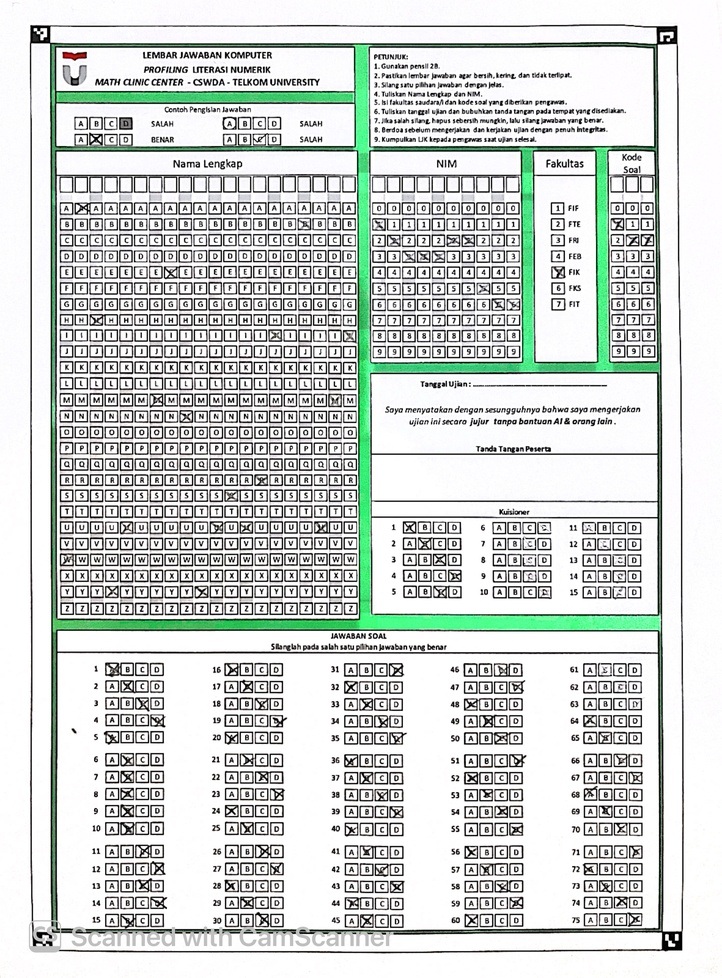
#> input picture sample foto/CamScanner 07-09-26 21.31_2.JPG, 722 x 978 px, shrunk from 2832 x 3836 before the run
$ python -i preprocessing.py   (imports and definitions only)
#> lines starting #> are read from the running program, lines starting #| are printed output that depends on the picture; after the words box and inside, x2 and y2 are one past the last pixel; in counts of white or black regions, pixels touching at a corner belong together
#> further down, picture is the input picture: shape (978, 722, 3); mean B, G, R 208.3, 211.4, 206.2
"""
Preprocessing module.
Deterministic image transformations for optimal bubble extraction.
"""

from typing import Dict, Tuple
import numpy as np
import cv2


def preprocess_aligned_image(
    aligned_img: np.ndarray
) -> Dict[str, np.ndarray]:
    """
    Perform deterministic contrast normalization and binarization on aligned canonical image.
    Returns dictionary with:
    - 'gray': Grayscale normalized image
    - 'inv_gray': Inverted grayscale image (pencil marks = bright)
    - 'binary_otsu': Otsu inverted threshold
    - 'binary_adaptive': Adaptive inverted threshold
    - 'binary_combined': Robust combined binary map
    """
    if len(aligned_img.shape) == 3:
        gray = cv2.cvtColor(aligned_img, cv2.COLOR_BGR2GRAY)
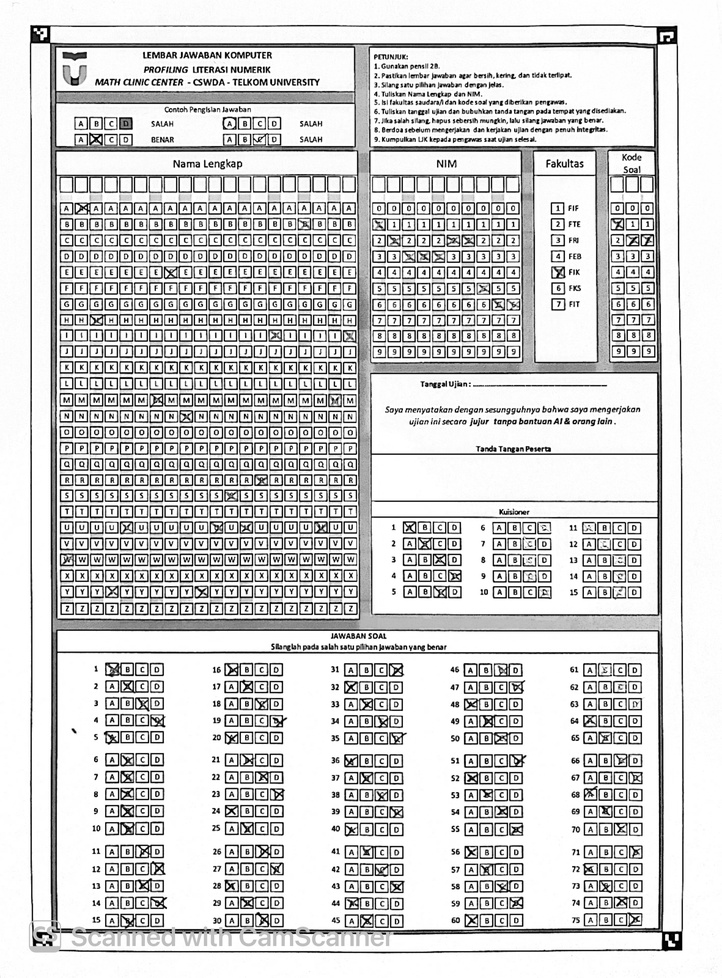
#> gray: shape (978, 722); min 0, max 255, mean 209.5
    else:
        gray = aligned_img.copy()

    # Subtle Gaussian smoothing to reduce sensor noise
    blurred = cv2.GaussianBlur(gray, (3, 3), 0)

    # Inverted grayscale (dark marks become high pixel values)
    inv_gray = cv2.bitwise_not(blurred)
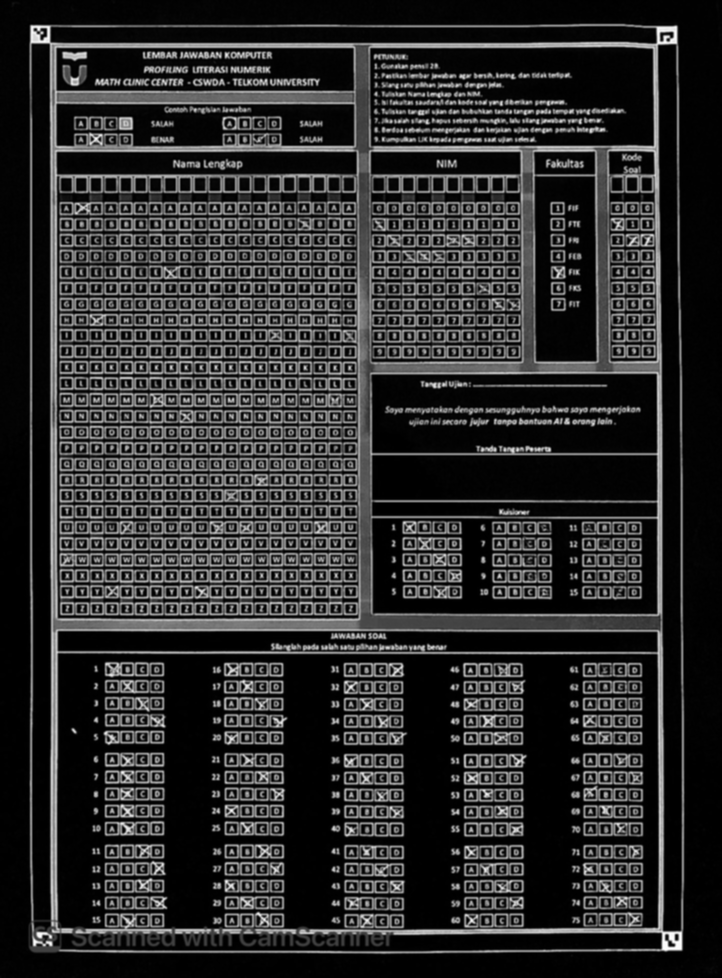
#> inv_gray: shape (978, 722); min 0, max 254, mean 45.5

    # 1. Otsu threshold (inverted: dark marks -> 255, white paper -> 0)
    _, binary_otsu = cv2.threshold(blurred, 0, 255, cv2.THRESH_BINARY_INV + cv2.THRESH_OTSU)
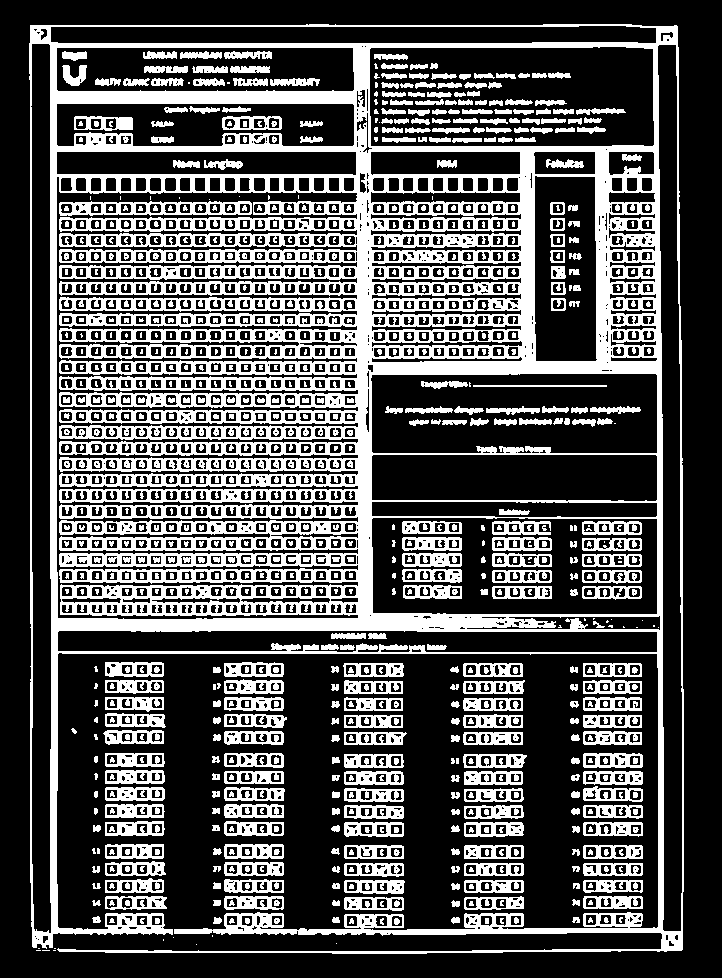
#> binary_otsu: shape (978, 722); 32.3% white; 933 white regions (281 under 20 px), largest, box (x1, y1, x2, y2) and area: (29, 24, 684, 954) 149454, (59, 201, 252, 216) 1403, (224, 679, 284, 694) 614

    # 2. Adaptive Gaussian threshold (inverted: helps on faint pencil marks)
    binary_adaptive = cv2.adaptiveThreshold(
        blurred,
        255,
        cv2.ADAPTIVE_THRESH_GAUSSIAN_C,
        cv2.THRESH_BINARY_INV,
        31,
        10
    )
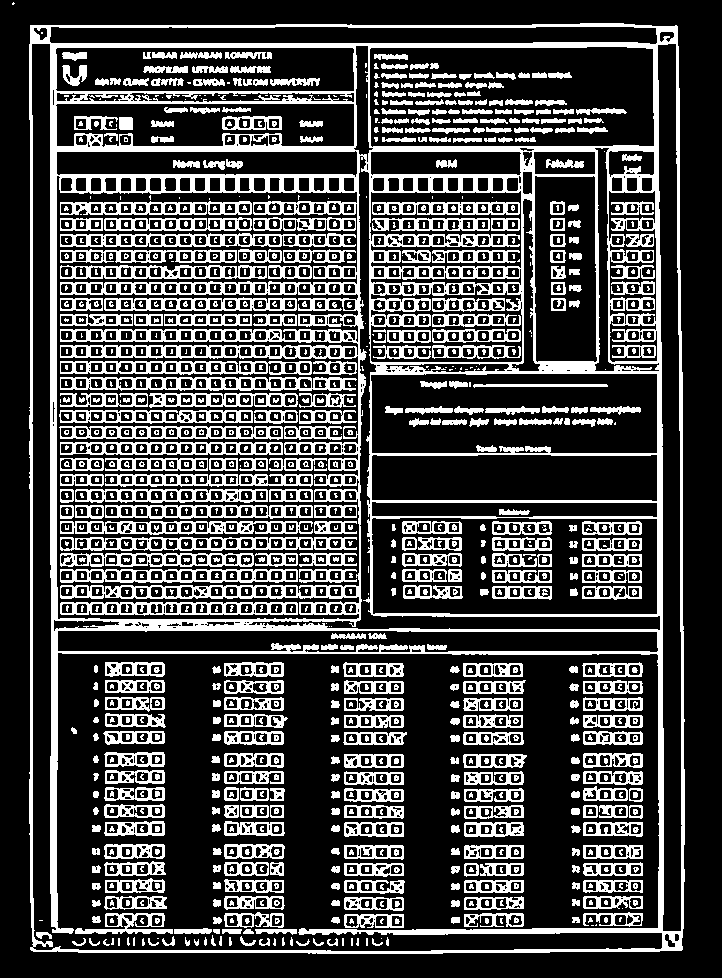
#> binary_adaptive: shape (978, 722); 27.4% white; 1463 white regions (737 under 20 px), largest, box (x1, y1, x2, y2) and area: (29, 23, 685, 954) 71743, (60, 377, 357, 391) 1949, (60, 233, 356, 247) 1831

    # 3. Robust Combined binary map
    binary_combined = cv2.bitwise_or(binary_otsu, binary_adaptive)
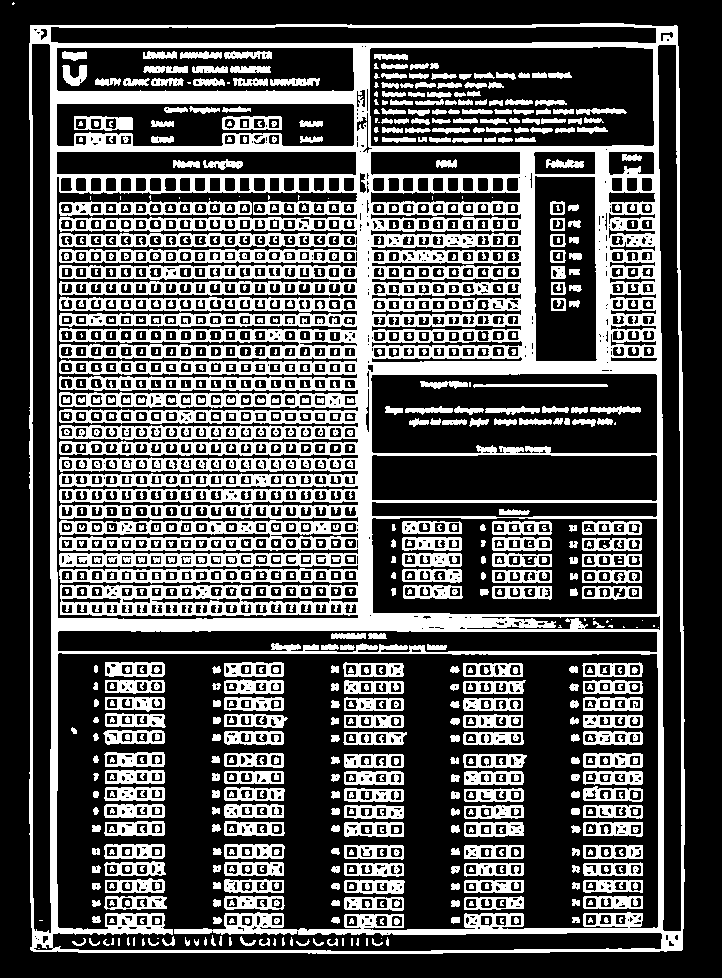
#> binary_combined: shape (978, 722); 33.2% white; 956 white regions (272 under 20 px), largest, box (x1, y1, x2, y2) and area: (29, 23, 685, 954) 153248, (59, 201, 252, 216) 1403, (104, 804, 165, 818) 622

    return {
        "gray": blurred,
        "inv_gray": inv_gray,
        "binary_otsu": binary_otsu,
        "binary_adaptive": binary_adaptive,
        "binary_combined": binary_combined
    }

>>> import cv2
>>> picture = cv2.imread('../sample foto/CamScanner 07-09-26 21.31_2.JPG')
>>> result = preprocess_aligned_image(picture)
#> result = 5 items

$ run again, on sample foto/IMG_9435.jpeg
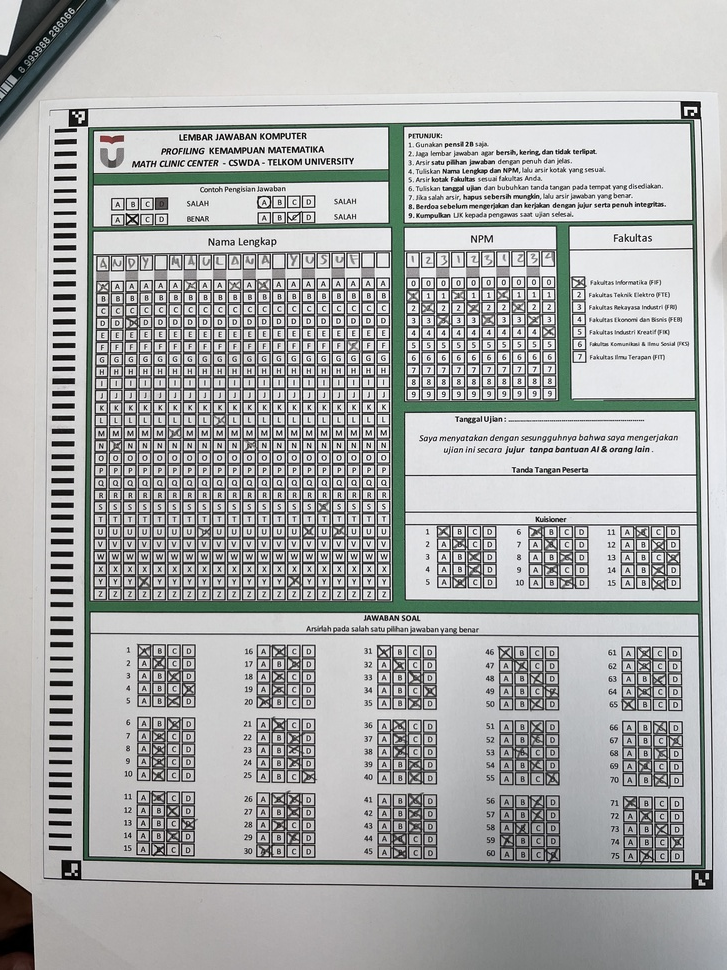
#> input picture sample foto/IMG_9435.jpeg, 727 x 970 px, shrunk from 3024 x 4032 before the run
#> picture is the input picture: shape (970, 727, 3); mean B, G, R 173.8, 174.3, 172.9
#> in preprocess_aligned_image, `_, binary_otsu = cv2.threshold(blurred, 0, 255, cv2.THRESH_BINARY_INV ..`:
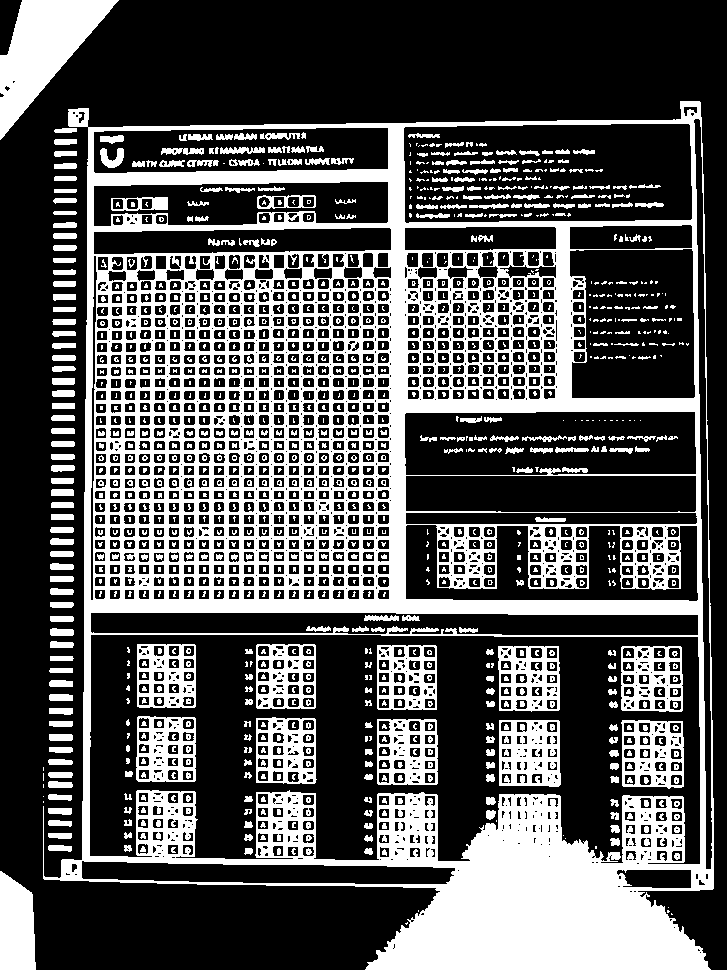
#> binary_otsu: shape (970, 727); 33.3% white; 1350 white regions (842 under 20 px), largest, box (x1, y1, x2, y2) and area: (43, 101, 714, 970) 164373, (0, 0, 119, 140) 7510, (499, 720, 561, 787) 3138
#> binary_adaptive: shape (970, 727); 25.9% white; 1349 white regions (976 under 20 px), largest, box (x1, y1, x2, y2) and area: (42, 100, 714, 891) 115549, (621, 720, 684, 788) 1943, (621, 646, 683, 712) 1937
#> in preprocess_aligned_image, `binary_combined = cv2.bitwise_or(binary_otsu, binary_adaptive)`:
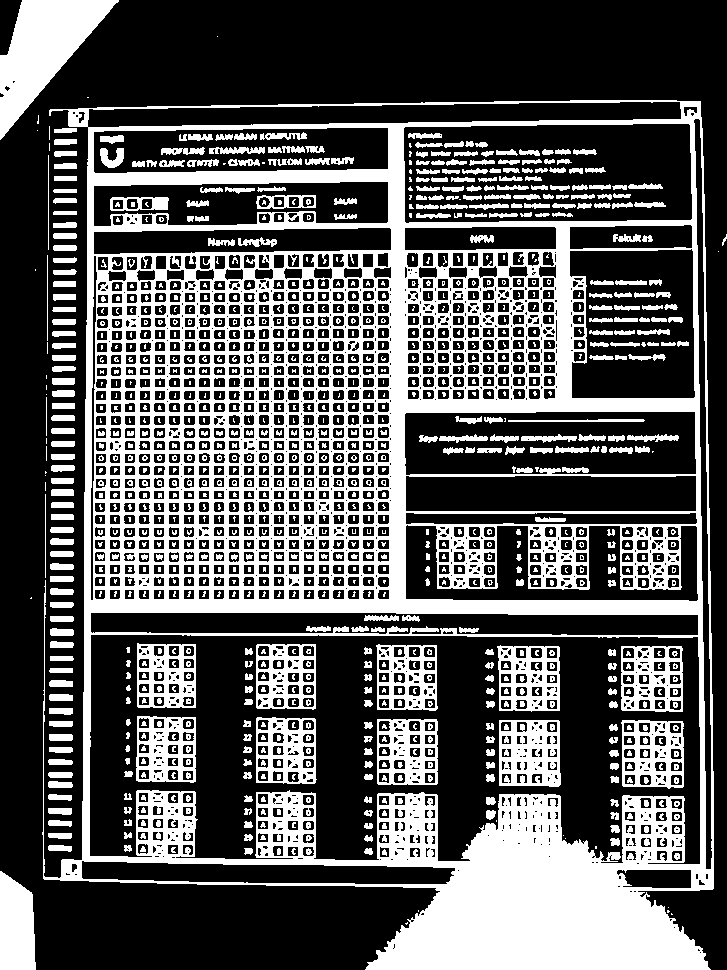
#> binary_combined: shape (970, 727); 34.9% white; 1223 white regions (669 under 20 px), largest, box (x1, y1, x2, y2) and area: (42, 100, 714, 970) 169415, (0, 0, 119, 140) 7512, (499, 720, 561, 787) 3138
#> result = 5 items
